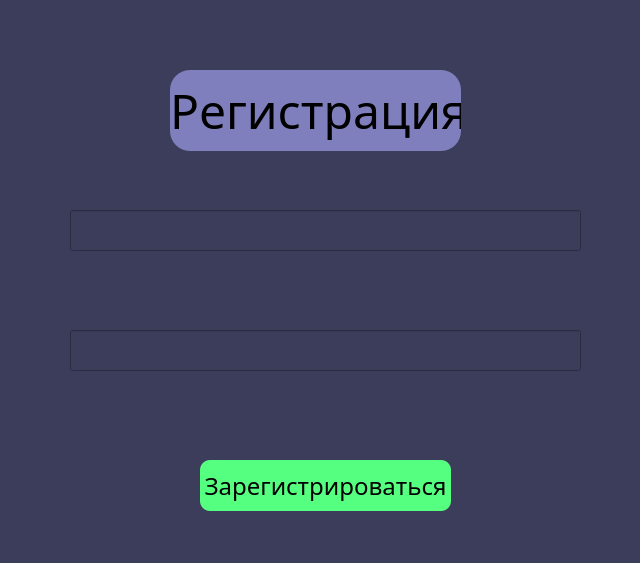
<?xml version="1.0" encoding="UTF-8"?>
<ui version="4.0">
 <class>MainWindow</class>
 <widget class="QMainWindow" name="MainWindow">
  <property name="geometry">
   <rect>
    <x>0</x>
    <y>0</y>
    <width>640</width>
    <height>563</height>
   </rect>
  </property>
  <property name="windowTitle">
   <string>MainWindow</string>
  </property>
  <property name="styleSheet">
   <string notr="true">background-color: rgb(60, 60, 91);</string>
  </property>
  <widget class="QWidget" name="centralwidget">
   <widget class="QLabel" name="label">
    <property name="geometry">
     <rect>
      <x>170</x>
      <y>70</y>
      <width>291</width>
      <height>81</height>
     </rect>
    </property>
    <property name="font">
     <font>
      <family>OCR A Extended</family>
      <pointsize>36</pointsize>
     </font>
    </property>
    <property name="styleSheet">
     <string notr="true">border-radius: 20;

background-color: rgb(127, 127, 190);</string>
    </property>
    <property name="text">
     <string>Регистрация</string>
    </property>
   </widget>
   <widget class="QPushButton" name="pushButton">
    <property name="geometry">
     <rect>
      <x>200</x>
      <y>460</y>
      <width>251</width>
      <height>51</height>
     </rect>
    </property>
    <property name="font">
     <font>
      <family>OCR A Extended</family>
      <pointsize>18</pointsize>
     </font>
    </property>
    <property name="cursor">
     <cursorShape>WaitCursor</cursorShape>
    </property>
    <property name="styleSheet">
     <string notr="true">background-color: rgb(85, 255, 127);
border-radius: 10;</string>
    </property>
    <property name="text">
     <string>Зарегистрироваться</string>
    </property>
   </widget>
   <widget class="QLineEdit" name="username_edit">
    <property name="geometry">
     <rect>
      <x>70</x>
      <y>210</y>
      <width>511</width>
      <height>41</height>
     </rect>
    </property>
   </widget>
   <widget class="QLineEdit" name="password_edit">
    <property name="geometry">
     <rect>
      <x>70</x>
      <y>330</y>
      <width>511</width>
      <height>41</height>
     </rect>
    </property>
   </widget>
  </widget>
 </widget>
 <resources/>
 <connections/>
</ui>
